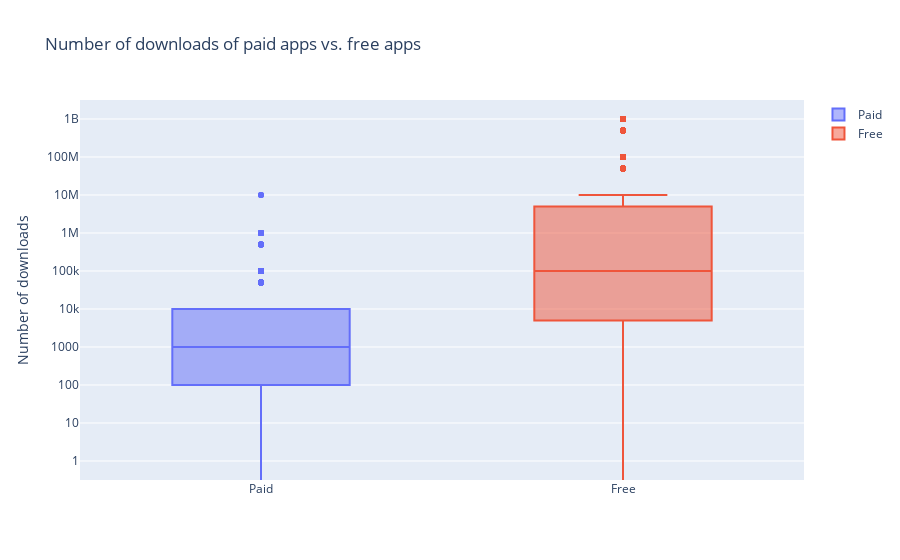

The code cell stored with this chart in its notebook:
### Code cell
import plotly
import plotly.offline as py
import plotly.express as px
import plotly.graph_objs as go


trace0 = go.Box(
    # Data for paid apps
    y = apps[apps['Type'] == 'Paid']['Installs'],
    name = 'Paid'
)

trace1 = go.Box(
    # Data for free apps
    y = apps[apps['Type'] == 'Free']['Installs'],
    name = 'Free'
)

layout = go.Layout(
    title = "Number of downloads of paid apps vs. free apps",
    yaxis = dict(title = "Number of downloads",
                type = 'log',
                autorange = True)
)

# Add trace0 and trace1 to a list for plotting
data = [trace0, trace1]
plotly.offline.iplot({'data': data, 'layout': layout})

### Figure 1 — Plotly figure (JSON) as saved in the notebook; plotly's stock layout.template omitted (floating-point values rounded to 4 significant figures; data arrays with more than 128 entries replaced by an {"elided": "..."} marker saying what was removed)
{"data": [{"name": "Paid", "type": "box", "y": {"elided": "765 int values"}}, {"name": "Free", "type": "box", "y": {"elided": "9591 int values"}}], "layout": {"title": {"text": "Number of downloads of paid apps vs. free apps"}, "yaxis": {"autorange": true, "title": {"text": "Number of downloads"}, "type": "log"}}}
